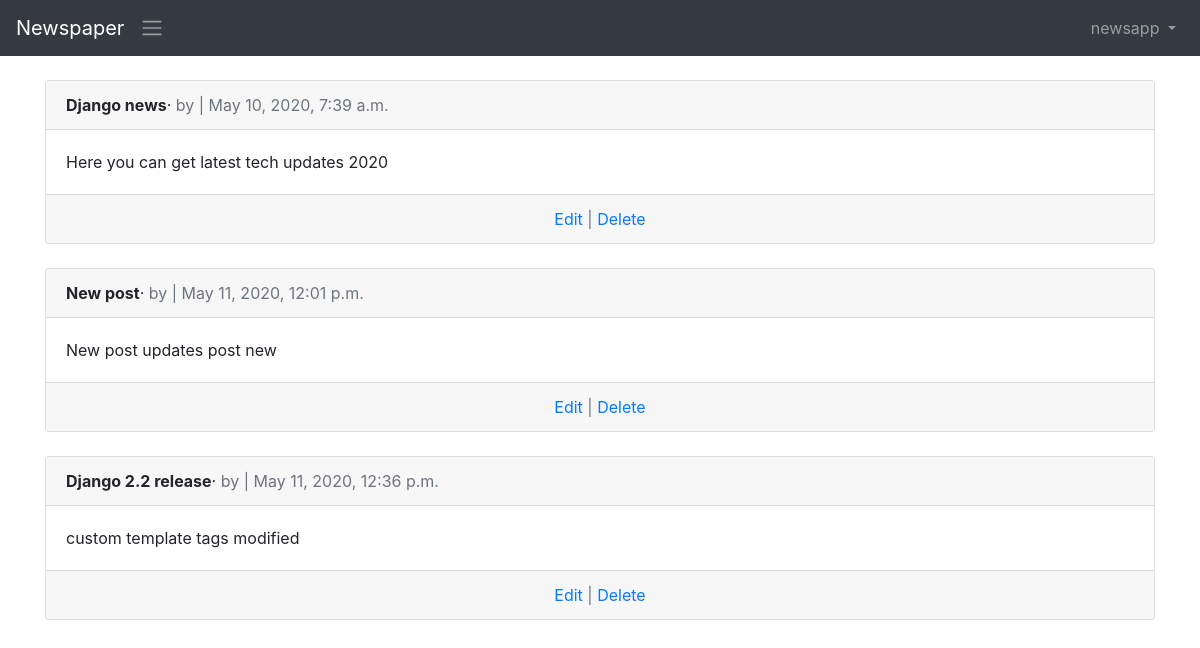
Screenshot of /article/ (signed in) with the database file from the repository.
### user/models.py (models this page shows)
class CustomUser(AbstractUser):
    age=models.PositiveIntegerField(null=True,blank=True)

### articles/models.py (models this page shows, shortened)
class Article(models.Model):
    title=models.CharField(max_length=200)
    body=models.TextField()
    date=models.DateTimeField(auto_now_add=True)
    author=models.ForeignKey(get_user_model(),on_delete=models.CASCADE,)

### articles/views.py (the view)
# urls.py: path('',ArticleListView.as_view(),name='article_list'),
class ArticleListView(ListView):
    model=Article
    template_name='article_list.html'

### templates/article_list.html (shortened to what this page needs)
{% extends 'base.html'%}
{%block content%}
{%for article in object_list%}
<div class="card">
    <div class="card-header">
        <span class="font-weight-bold">{{article.title}}</span>&middot;
        <span class="text-muted">by{{author.name}} | {{article.date}}</span>
    </div>
    <div class="card-body">{{article.body}}</div>
    <div class="card-footer text-center text-muted">
        <a href="{% url 'article_update' article.pk %}">Edit</a> | <a href="{%url 'article_delete' article.pk%}">Delete</a>
    </div>
</div>
<br>
{%endfor%}
{%endblock content%}

### templates/base.html (shortened to what this page needs)
<!DOCTYPE html>
<html lang="en">
<head>
<link rel="stylesheet"
href="https://stackpath.bootstrapcdn.com/bootstrap/4.1.3/css/\bootstrap.min.css"integrity="sha384-MCw98/SFnGE8fJT3GXwEOngsV7Zt27NXFoaoApmYm81i\uXoPkFOJwJ8ERdknLPMO"crossorigin="anonymous">
</head>
<body>
<nav class="navbar navbar-expand-md navbar-dark bg-dark mb-4">
<a class="navbar-brand" href="{% url 'home'%}">Newspaper</a>
<span class="navbar-toggler-icon"></span>
<div class="collapse navbar-collapse" id="navbarCollapse">
{% if user.is_authenticated %}
<ul class="navbar-nav ml-auto">
<li class="nav-item">
<a class="nav-link dropdown-toggle" href="#"id="userMenu"data-toggle="dropdown" aria-haspopup="true"aria-expanded="false">
{{ user.username }}
</a>
</li>
</ul>
{% endif %}
</div>
</nav>
<div class="container">
{% block content %}
{% endblock content %}
</div>
</body>
</html>

### rows the page displays
CustomUser: username "newsapp"
Article: title "Django news", date "May 10, 2020, 7:39 a.m.", body "Here you can get latest tech updates 2020"
Article: title "New post", date "May 11, 2020, 12:01 p.m.", body "New post updates post new"
Article: title "Django 2.2 release", date "May 11, 2020, 12:36 p.m.", body "custom template tags modified"
